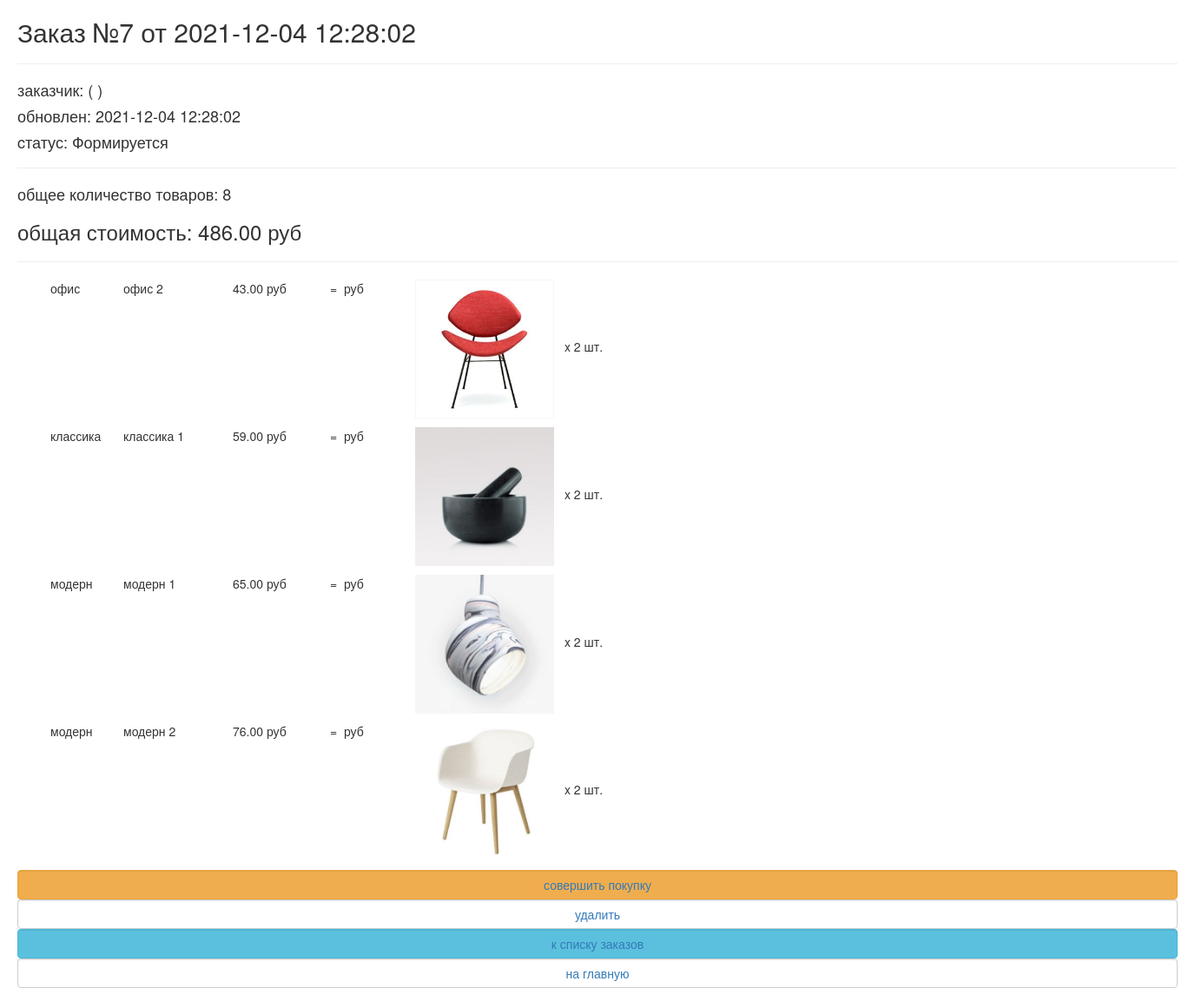
Screenshot of /order/read/7/ with the database file from the repository.
### ordersapp/models.py (models this page shows, shortened)
class Order(models.Model):
    STATUS_FORMING = 'FM'
    STATUS_SEND_TO_PROCEED = 'STP'
    STATUS_PROCEEDED = 'PRD'
    STATUS_PAID = 'PD'
    STATUS_DONE = 'DN'
    STATUS_CANCELED = 'CN'
    STATUSES = (
        (STATUS_FORMING, 'Формируется'),
        (STATUS_SEND_TO_PROCEED, 'Отправлен на обработку'),
        (STATUS_PROCEEDED, 'Обработан'),
        (STATUS_PAID, 'Оплачен'),
        (STATUS_DONE, 'Готов'),
        (STATUS_CANCELED, 'Отменён')
    )
    user = models.ForeignKey(settings.AUTH_USER_MODEL, on_delete=models.CASCADE)
    status = models.CharField(choices=STATUSES, default=STATUS_FORMING, max_length=3, verbose_name='статус')
    is_active = models.BooleanField(default=True, verbose_name='активен')
    created_at = models.DateTimeField(auto_now_add=True)
    updated_at = models.DateTimeField(auto_now=True)
    def get_total_quantity(self):
        _items = self.orderitems.select_related()
        return sum(list(map(lambda x: x.quantity, _items)))
    def get_total_cost(self):
        _items = self.orderitems.select_related()
        return sum(list(map(lambda x: x.product_cost, _items)))

class OrderItem(models.Model):
    order = models.ForeignKey(Order, on_delete=models.CASCADE, related_name='orderitems')
    product = models.ForeignKey(Product, on_delete=models.CASCADE, verbose_name='Продукт')
    quantity = models.PositiveSmallIntegerField(default=0, verbose_name='Колличество')
    @property
    def product_cost(self):
        return self.product.price * self.quantity

### mainapp/models.py (models this page shows, shortened)
class Product(models.Model):
    category = models.ForeignKey(ProductCategory, on_delete=models.CASCADE, verbose_name='категория')
    name = models.CharField(max_length=128, verbose_name='название')
    image = models.ImageField(upload_to='products', blank=True, verbose_name='картинка')
    short_desc = models.CharField(max_length=255, blank=True, verbose_name='краткое описание')
    description = models.TextField(blank=True, verbose_name='описание')
    price = models.DecimalField(max_digits=10, decimal_places=2, default=0, verbose_name='цена')
    quantity = models.PositiveIntegerField(default=0, verbose_name='количество на складе')
    is_active = models.BooleanField(default=True)

class ProductCategory(models.Model):
    name = models.CharField(max_length=64, unique=True, verbose_name='название')
    description = models.TextField(blank=True, verbose_name='описание')
    is_active = models.BooleanField(default=True)
    class Meta:
        verbose_name='категория'
        verbose_name_plural='категории'

### ordersapp/views.py (the view)
# urls.py: path('read/<pk>/', ordersapp.OrderReadView.as_view(), name='read'),
class OrderReadView(DetailView):
    model = Order
    def get_context_data(self, **kwargs):
        context = super(OrderReadView, self).get_context_data(**kwargs)
        context['title'] = 'заказ/просмотр'
        return context

### mainapp/context_processors.py (called while the page is built)
def basket(request):
    basket_items = []
    if request.user.is_authenticated:
        basket_items = Basket.objects.filter(user=request.user)
    return {
        'basket': basket_items
    }

### ordersapp/templates/ordersapp/order_detail.html
{% extends "ordersapp/base.html" %}
{% load static %}
{% load my_tags %}
{% block content %}
   {% include 'ordersapp/includes/inc_order_summary.html' %}
   <div class="basket_list">
       {% for item in object.orderitems.select_related %}
           <div class="basket_record">
               <img src="/media/{{ item.product.image }}"
                    alt="{{ item.product.short_desc }}"
                    style="height: 20vh;">
               <span class="category_name">
                   {{ item.product.category.name }}
               </span>
               <span class="product_name">{{ item.product.name }}</span>
               <span class="product_price">
                   {{ item.product.price }}&nbspруб
               </span>
               <span class="product_cost">
                    = {{ item.get_product_cost }}&nbspруб
               </span>
               <span class="product_quantitiy" style="margin-left: 1vh;">
                   x {{ item.quantity }} шт.
               </span>
           </div>
       {% endfor %}
   </div>
   {% include 'ordersapp/includes/inc_order_actions.html' %}
{% endblock %}

### ordersapp/templates/ordersapp/includes/inc_order_summary.html (shortened to what this page needs)
{% if object %}
   <div class="h2">Заказ №{{ object.pk }} от {{ object.created_at|date:"Y-m-d H:i:s" }}</div>
   <hr>
   <div class="h4">заказчик: {{ user.username }} ({{ user.last_name }} {{ user.first_name }}) </div>
   <div class="h4">обновлен: {{ object.updated_at|date:"Y-m-d H:i:s" }}</div>
   <div class="h4">cтатус: {{ object.get_status_display }}</div>
   <hr>
   <div class="h4">
       общее количество товаров: <span class="order_total_quantity">{{ object.get_total_quantity }}</span>
   </div>
   <div class="h3">
       общая стоимость: <span class="order_total_cost">{{ object.get_total_cost }}</span> руб
   </div>
{% endif %}
<hr>

### static/css/style.css (style rules this page uses)
* { margin: 0; padding: 0; }
body { new_product font-family: 'Montserrat', sans-serif; }
html, body { height: 100%; }
.basket_list { margin: 0 10px; }
.basket_list span.category_name { margin-left: 2em; width: 5em; position: relative; display: block; float: left; }
.basket_list span.product_name { margin-left: 1em; width: 8em; position: relative; display: block; float: left; }
.basket_list span.product_price { margin-left: 1em; width: 7em; position: relative; display: block; float: left; }
.basket_list span.product_cost { margin-left: 1em; width: 7em; position: relative; display: block; float: left; }
.basket_list .basket_record { position: relative; display: block; height: 170px; float: none; }

### rows the page displays
Order: pk "7", created_at "2021-12-04 12:28:02", updated_at "2021-12-04 12:28:02", status "Формируется", get_total_quantity "8", get_total_cost "486.00"
OrderItem: product.image (picture), product.category.name "офис", product.name "офис 2", product.price "43.00", quantity "2"
OrderItem: product.image (picture), product.category.name "классика", product.name "классика 1", product.price "59.00", quantity "2"
OrderItem: product.image (picture), product.category.name "модерн", product.name "модерн 1", product.price "65.00", quantity "2"
OrderItem: product.image (picture), product.category.name "модерн", product.name "модерн 2", product.price "76.00", quantity "2"
